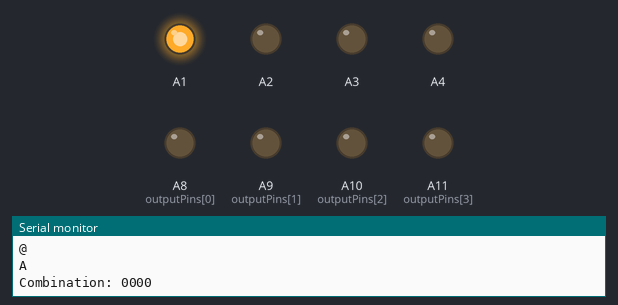
Recording of a sketch running on a simulated Arduino Mega 2560, built with avr-gcc and run on an emulated ATmega2560. On the bench: output pins drawn as LEDs (lit = HIGH), the last lines printed to the serial monitor.

Above: at 0.1 s.
At 4.6 s:
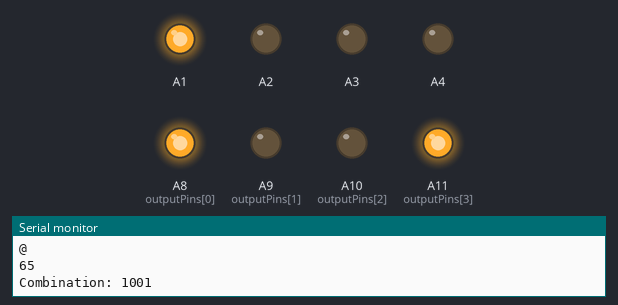
At 9.6 s:
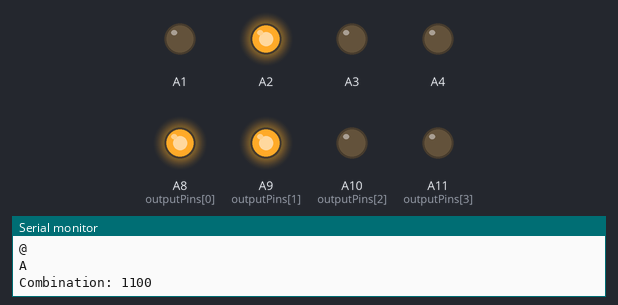
At 19.6 s:
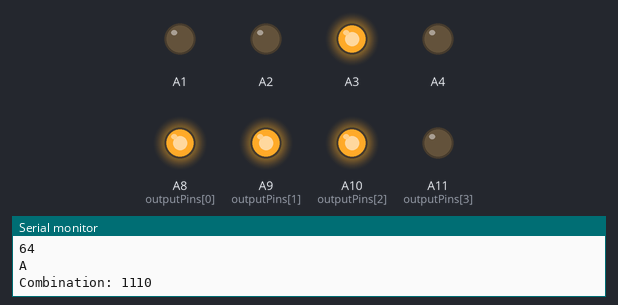
At 29.1 s:
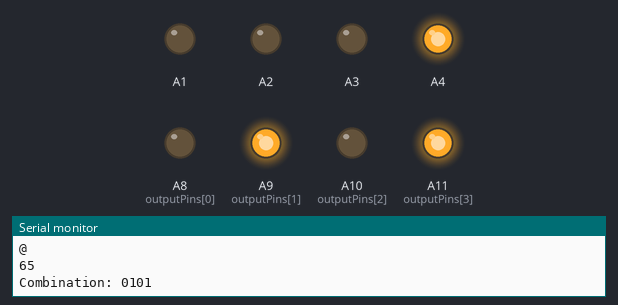
At 39.1 s:
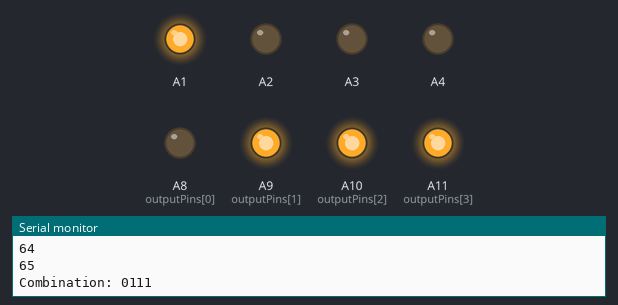
Timing chart, 0 to 40.0 s (numbered marks = the images above):
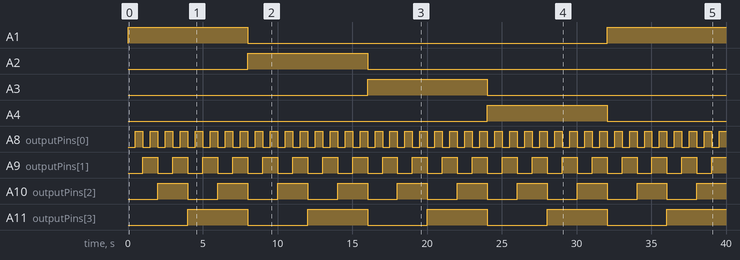

Measured:
- by itself, A1: LOW → HIGH at 0.00 s, → LOW 8.0 s later, → HIGH 24.0 s later
- by itself, A2: LOW → HIGH at 8.0 s, → LOW 8.0 s later
- by itself, A3: LOW → HIGH at 16.0 s, → LOW 8.0 s later
- by itself, A4: LOW → HIGH at 24.0 s, → LOW 8.0 s later
- by itself, A8 (outputPins[0]): alternates HIGH for 0.50 s and LOW for 0.50 s
- by itself, A9 (outputPins[1]): alternates HIGH for 1.0 s and LOW for 1.0 s
- by itself, A10 (outputPins[2]): alternates HIGH for 2.0 s and LOW for 2.0 s
- by itself, A11 (outputPins[3]): alternates HIGH for 4.0 s and LOW for 4.0 s

The sketch:

rando.ino
```cpp
// Pin connections
const int outputPins[] = {A8, A9, A10, A11};

void setup() {
  pinMode(A1, OUTPUT);
  pinMode(A2, OUTPUT);
  pinMode(A3, OUTPUT);
  pinMode(A4, OUTPUT);

  // Initialize output pins as outputs
  for (int i = 0; i < 4; i++) {
    pinMode(outputPins[i], OUTPUT);
  }

  Serial.begin(9600);  // Initialize serial communication
}

void loop() {
  // Enable LDU 1 (A1)
  digitalWrite(A1, HIGH);
  digitalWrite(A2, LOW);
  digitalWrite(A3, LOW);
  digitalWrite(A4, LOW);

  // Test all combinations
  for (int i = 0; i < 16; i++) {
    // Set the output pins according to the current combination
    for (int j = 0; j < 4; j++) {
      digitalWrite(outputPins[j], (i >> j) & 1);
      Serial.println(outputPins[j], (i >> j) & 1);
    }

    // Print the combination
    Serial.print("Combination: ");
    for (int j = 0; j < 4; j++) {
      Serial.print((i >> j) & 1);
    }
    Serial.println();

    delay(500); // 5-second delay between tests
  }

  // Enable LDU 2 (A2)
  digitalWrite(A1, LOW);
  digitalWrite(A2, HIGH);
  digitalWrite(A3, LOW);
  digitalWrite(A4, LOW);

  // Test all combinations
  for (int i = 0; i < 16; i++) {
    // Set the output pins according to the current combination
    for (int j = 0; j < 4; j++) {
      digitalWrite(outputPins[j], (i >> j) & 1);
      Serial.println(outputPins[j], (i >> j) & 1);
    }

    // Print the combination
    Serial.print("Combination: ");
    for (int j = 0; j < 4; j++) {
      Serial.print((i >> j) & 1);
    }
    Serial.println();

    delay(500); // 5-second delay between tests
  }

  // Enable LDU 3 (A3)
  digitalWrite(A1, LOW);
  digitalWrite(A2, LOW);
  digitalWrite(A3, HIGH);
  digitalWrite(A4, LOW);

  // Test all combinations
  for (int i = 0; i < 16; i++) {
    // Set the output pins according to the current combination
    for (int j = 0; j < 4; j++) {
      digitalWrite(outputPins[j], (i >> j) & 1);
      Serial.println(outputPins[j], (i >> j) & 1);
    }

    // Print the combination
    Serial.print("Combination: ");
    for (int j = 0; j < 4; j++) {
      Serial.print((i >> j) & 1);
    }
    Serial.println();

    delay(500); // 5-second delay between tests
  }

  // Enable LDU 4 (A4)
  digitalWrite(A1, LOW);
  digitalWrite(A2, LOW);
  digitalWrite(A3, LOW);
  digitalWrite(A4, HIGH);

  // Test all combinations
  for (int i = 0; i < 16; i++) {
    // Set the output pins according to the current combination
    for (int j = 0; j < 4; j++) {
      digitalWrite(outputPins[j], (i >> j) & 1);
      Serial.println(outputPins[j], (i >> j) & 1);
    }

    // Print the combination
    Serial.print("Combination: ");
    for (int j = 0; j < 4; j++) {
      Serial.print((i >> j) & 1);
    }
    Serial.println();

    delay(500); // 5-second delay between tests
  }
}
```
